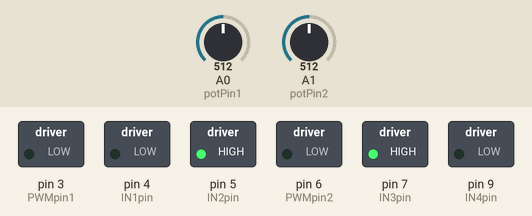
Recording of a sketch running on a simulated Arduino Uno, built with avr-gcc and run on an emulated ATmega328P. On the bench: switched loads named in the sketch (green lamp = pin HIGH). The inputs (shaded band) are chosen by the test bench; at power-on: A0 (potPin1) = 512, A1 (potPin2) = 512.

Above: at 1.2 s.
1.3 s: A0 (potPin1) set to 716
At 2.5 s:
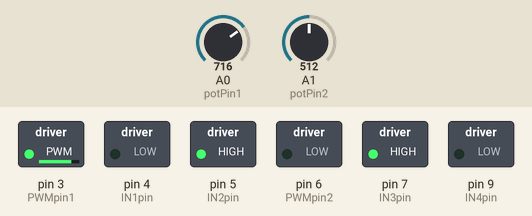
2.8 s: A1 (potPin2) set to 716
At 3.8 s:
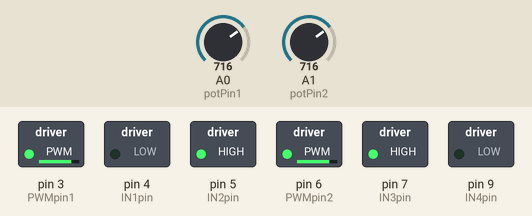
4.3 s: A0 (potPin1) set to 755
At 4.9 s:
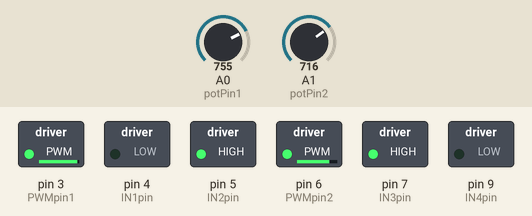
5.8 s: A0 (potPin1) set to 768
At 6.1 s:
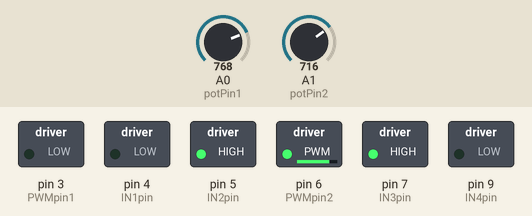
7.3 s: A1 (potPin2) set to 752
At 8.4 s:
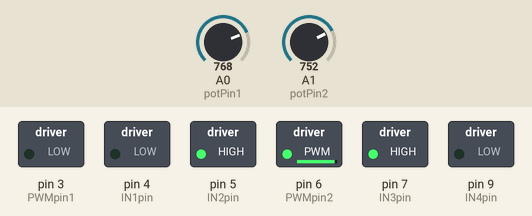
8.8 s: A1 (potPin2) set to 768
At 9.6 s:
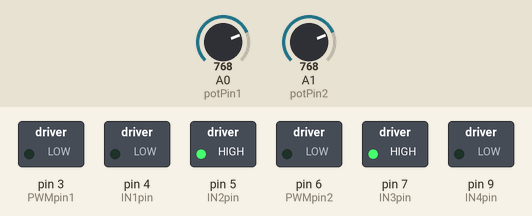
Timing chart, 0 to 11.3 s (numbered marks = the images above; inputs shaded):
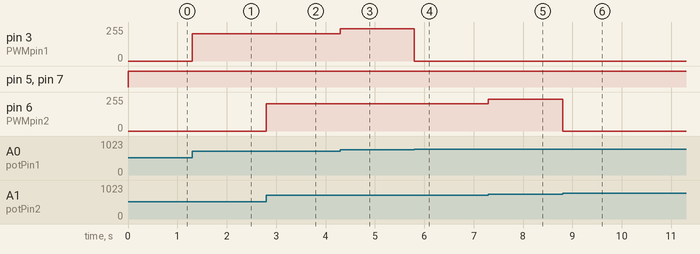

The sketch:

PRUEBA_1_.ino
```cpp
const byte potPin1 = A0;
const byte potPin2 = A1;// terminal de la señal del potenciometro

const byte PWMpin1 = 3;// terminal de la señal PWM

const byte IN1pin = 4; // terminal a la entrada IN1

const byte IN2pin = 5;

const byte PWMpin2 = 6;

const byte IN3pin = 7;

const byte IN4pin = 9;// terminal a la entrada IN2

// Variables globales

int potValue1;
int potValue2;

int PWMvalue1;
int PWMvalue2;

// Configuración de terminales digitales

void setup (){

// establece las terminales IN1 e IN2 como salidas

pinMode (IN1pin, OUTPUT);

pinMode (IN2pin, OUTPUT);

pinMode (IN3pin, OUTPUT);

pinMode (IN4pin, OUTPUT);

}

void loop (){

// Lee el valor del potenciometro

potValue1 = analogRead (potPin1);
potValue2 = analogRead (potPin2);

// Realiza el “mapeo” del valor leído del potenciometro

PWMvalue1 = potValue1;
PWMvalue2 = potValue2;

// Salida de la señal PWM por la terminal PWMpin

analogWrite (PWMpin1, PWMvalue1);
analogWrite (PWMpin2, PWMvalue2);

// Establece el sentido de giro del motor

if (potValue1 >= 212){

 digitalWrite (IN1pin, LOW);
 digitalWrite (IN2pin, HIGH);

}
if (potValue2 >= 212){

 digitalWrite (IN4pin, LOW);
 digitalWrite (IN3pin, HIGH);
}

}
```

Measured:
- the behaviour switches between 767 and 768 on A0 (potPin1) (found by bisection; images 3 and 4)
- the behaviour switches between 767 and 768 on A1 (potPin2) (found by bisection; images 5 and 6)
- after the input at 1.3 s, pin 3 (PWMpin1): 0/255 → 204/255 at once
- after the input at 2.8 s, pin 6 (PWMpin2): 0/255 → 204/255 at once
- after the input at 4.3 s, pin 3 (PWMpin1): 204/255 → 243/255 at once
- after the input at 5.8 s, pin 3 (PWMpin1): 243/255 → 0/255 at once
- after the input at 7.3 s, pin 6 (PWMpin2): 204/255 → 240/255 at once
- after the input at 8.8 s, pin 6 (PWMpin2): 240/255 → 0/255 at once
